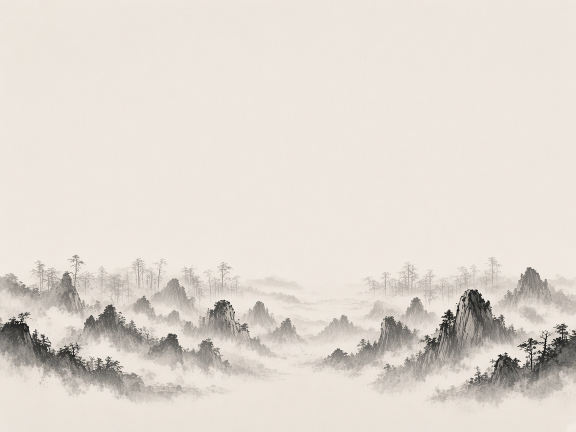
#> input picture team/art/src-environments/v2/ffar_a.jpg, 1152 x 864 px (shown at 1/2 size)
$ python stitch.py
#> lines starting #> are read from the running program, lines starting #| are printed output that depends on the picture
# v2 step 1: upscale 4:3 tiles (1152x864 -> 1920x1440) and stitch to 3200x1440 RGB "paper" canvases.
import numpy as np, os
from PIL import Image, ImageFilter
D=os.path.dirname(os.path.abspath(__file__)); B=os.path.join(D,'..','work'); os.makedirs(B,exist_ok=True)
W,H,TW=3200,1440,1920
def tile(n):
#> called with n = 'ffar_a.jpg'
    im=Image.open(f"{D}/{n}").convert("RGB").resize((TW,H),Image.LANCZOS)
    return np.asarray(im.filter(ImageFilter.UnsharpMask(1.6,50,2))).astype(float)
def norm_white(a):  # paper -> 255 so multiply works
    p=np.percentile(a.reshape(-1,3),95,axis=0); return (a/p*255).clip(0,255)
def ramp(n,a,b):  # 0 at a ->1 at b
    x=np.arange(n); return ((x-a)/(b-a)).clip(0,1)
def stitch_far(l,r,ol,orr):
    L,R=tile(l),tile(r); out=np.zeros((H,W,3))
#> call 2 of tile, with n = 'ffar_b.jpg'
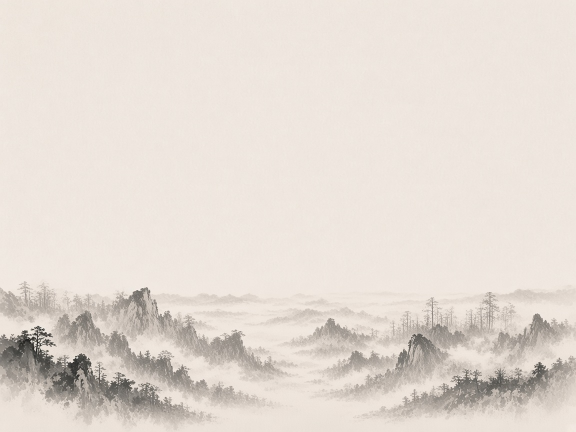
#> input picture team/art/src-environments/v2/ffar_b.jpg, 1152 x 864 px (shown at 1/2 size)
    out[:,:TW]=L; w=ramp(W,1280,1920)[None,:,None]
    Rf=np.zeros((H,W,3)); Rf[:,1280:]=R
    # match R tone to L in overlap
    m=(L[:,1280:].mean((0,1))/R[:,:640].mean((0,1))); Rf*=m
#> after `m = L[:, 1280:].mean((0, 1)) / R[:, :640].mean((0, 1))`: m = [0.995, 1, 1]
    out=out*(1-w)+Rf*w; out[:,1920:]=Rf[:,1920:]; return out
#> call 2 of stitch_far, with l = 'tfar_a.jpg', r = 'tfar_b.jpg', ol = 0, orr = 1280
#> call 3 of tile, with n = 'tfar_a.jpg'
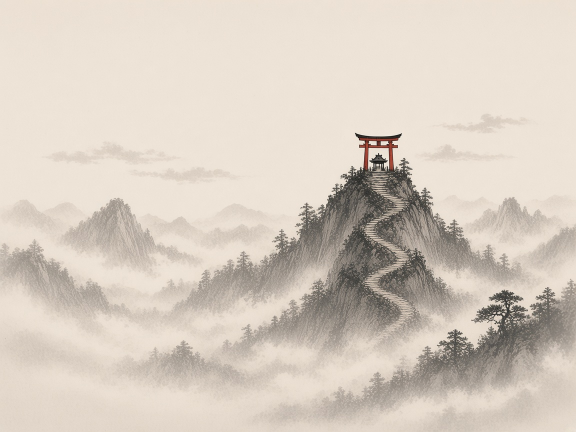
#> input picture team/art/src-environments/v2/tfar_a.jpg, 1152 x 864 px (shown at 1/2 size)
#> call 4 of tile, with n = 'tfar_b.jpg'
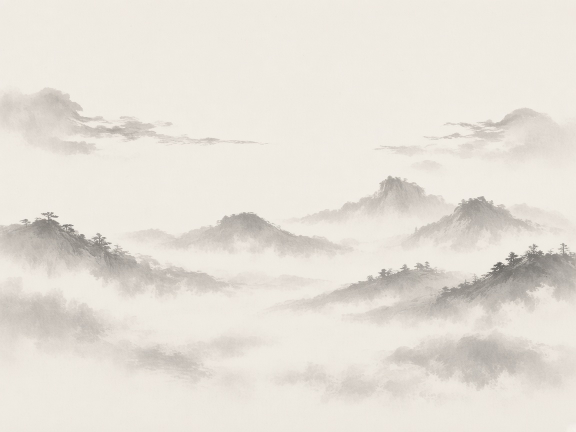
#> input picture team/art/src-environments/v2/tfar_b.jpg, 1152 x 864 px (shown at 1/2 size)
#> in stitch_far (call 2), `Rf[:, 1280:] = R`:
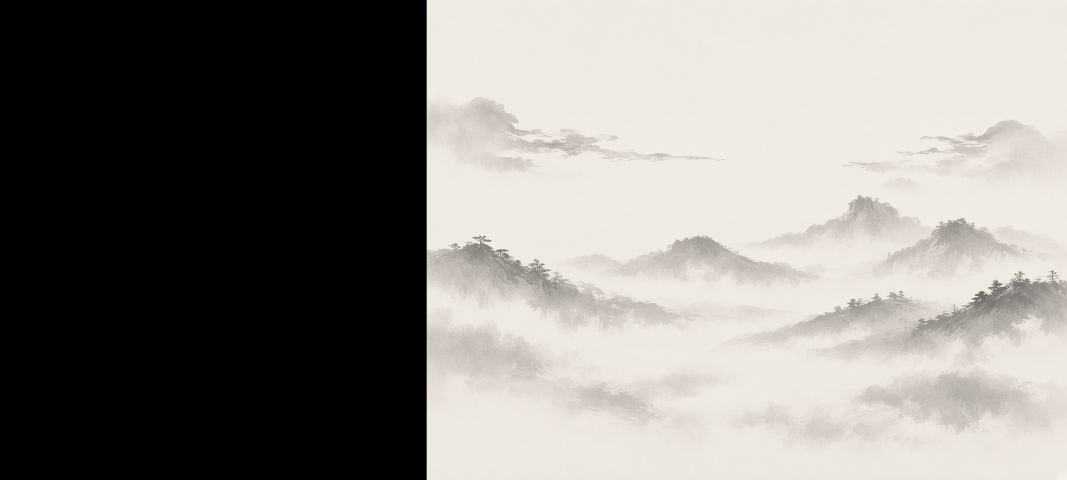
#> Rf: shape (1440, 3200, 3) float64 (shown at 1/3 size); mean of channels 0, 1, 2 138.3, 135.3, 130.2; drawn as R, G, B
#> in stitch_far (call 2), `m = L[:, 1280:].mean((0, 1)) / R[:, :640].mean((0, 1))`: m = [0.9, 0.874, 0.857]
def stitch_alpha(l,r,offL,offR,ground_y,feather=180):
    L,R=norm_white(tile(l)),norm_white(tile(r))
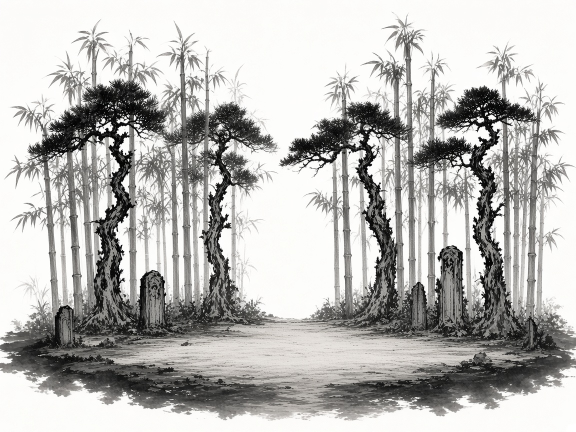
#> input picture team/art/src-environments/v2/fmid_a.jpg, 1152 x 864 px (shown at 1/2 size)
#> in norm_white, `p = np.percentile(a.reshape(-1, 3), 95, axis=0)`: p = [255, 255, 254]
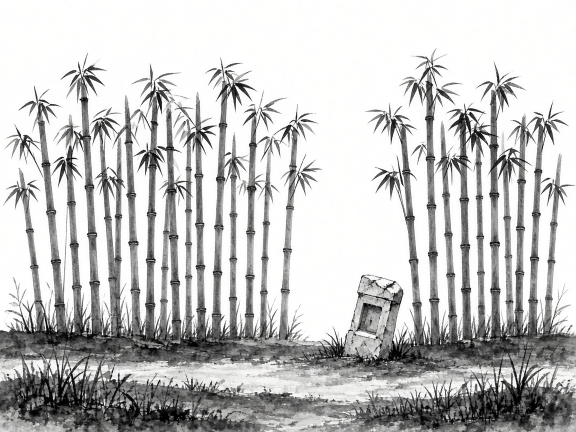
#> input picture team/art/src-environments/v2/fmid_b.jpg, 1152 x 864 px (shown at 1/2 size)
    cl=np.full((H,W,3),255.0); cr=np.full((H,W,3),255.0)
    cl[:,offL:offL+TW]=L; cr[:,offR:offR+TW]=R
    # feather inner edges to white
    def fe(off):
        f=np.ones(W)
        if off>0: f=np.minimum(f,ramp(W,off,off+feather))
        if off+TW<W: f=np.minimum(f,1-ramp(W,off+TW-feather,off+TW))
        f[:off]=0; f[off+TW:]=0; return f
    fl,fr=fe(offL),fe(offR)
    cl=255-(255-cl)*fl[None,:,None]; cr=255-(255-cr)*fr[None,:,None]
    mult=cl*cr/255.0
    # ground band: linear crossfade across overlap instead of multiply
    o0,o1=max(offL,offR),min(offL,offR)+TW
    w=ramp(W,o0,o1)[None,:,None]
    left_is_L = offL<offR
    A_,B_=(cl,cr) if left_is_L else (cr,cl)
    Lg=np.where(np.arange(W)[None,:,None]<o0,A_,0);
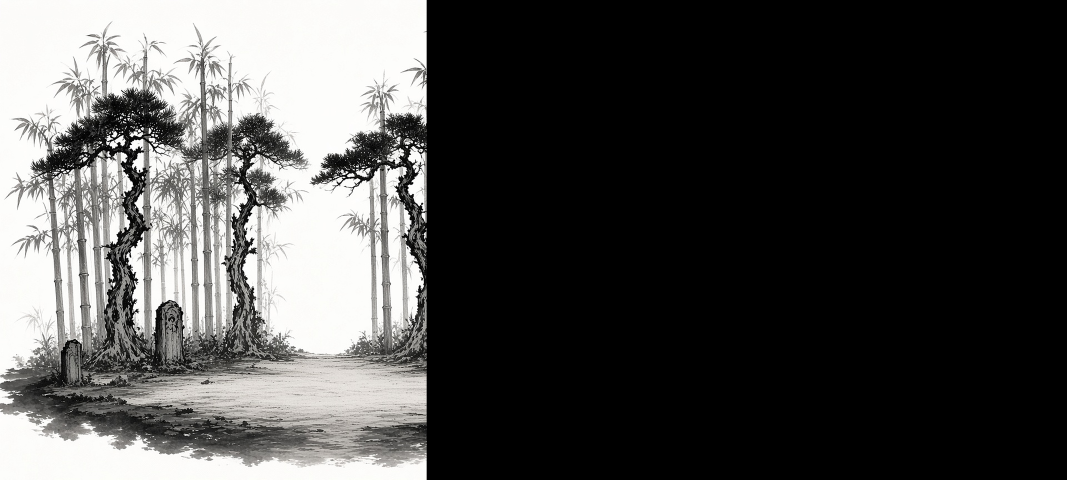
#> Lg: shape (1440, 3200, 3) float64 (shown at 1/3 size); mean of channels 0, 1, 2 74.9, 74.6, 73.9; drawn as R, G, B
#> (the run stopped early here; a loop or call above may not have finished)
